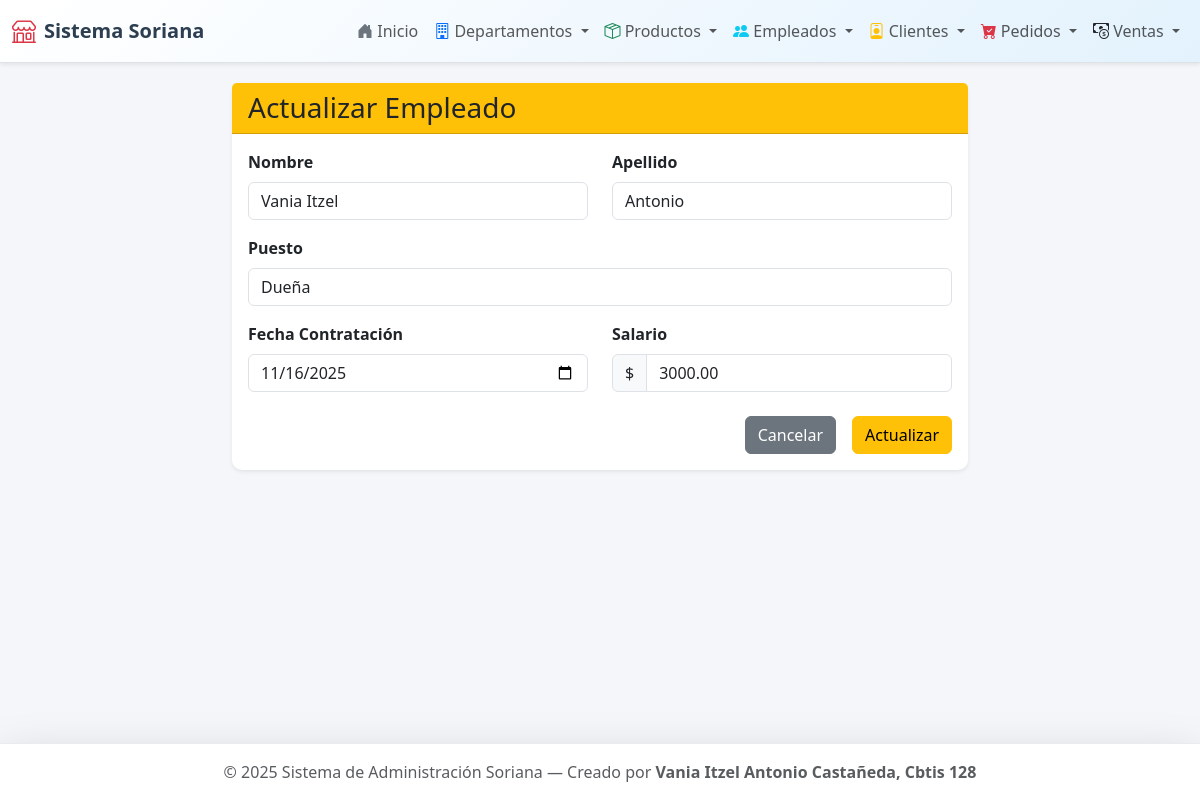
The app's page /empleados/actualizar/1/ with its own data.
### app_Soriana/models.py (models this page shows, shortened)
class Empleados(models.Model):
    id = models.AutoField(primary_key=True)
    nombre = models.CharField(max_length=100)
    apellido = models.CharField(max_length=100)
    puesto = models.CharField(max_length=100)
    fecha_contratacion = models.DateField()
    salario = models.DecimalField(max_digits=10, decimal_places=2)

### app_Soriana/views.py (the view)
# urls.py: path('empleados/actualizar/<int:id>/', views.actualizar_Empleados, name='actualizar_Empleados'),
def actualizar_Empleados(request, id):
    empleado = get_object_or_404(Empleados, id=id)
    return render(request, 'Empleados/actualizar_Empleados.html', {'empleado': empleado})

### app_Soriana/templates/Empleados/actualizar_Empleados.html (shortened to what this page needs)
{% extends "base.html" %}
{% block content %}
<div class="row justify-content-center">
    <div class="col-md-8">
        <div class="card shadow-sm">
            <div class="card-header bg-warning text-dark">
                <h3 class="mb-0">Actualizar Empleado</h3>
            </div>
            <div class="card-body">
                <form action="{% url 'realizar_actualizacion_Empleados' empleado.id %}" method="POST">
                    <div class="row mb-3">
                        <div class="col">
                            <label class="form-label fw-bold">Nombre</label>
                            <input type="text" name="nombre" value="{{ empleado.nombre }}" class="form-control" required>
                        </div>
                        <div class="col">
                            <label class="form-label fw-bold">Apellido</label>
                            <input type="text" name="apellido" value="{{ empleado.apellido }}" class="form-control" required>
                        </div>
                    </div>
                    <div class="mb-3">
                        <label class="form-label fw-bold">Puesto</label>
                        <input type="text" name="puesto" value="{{ empleado.puesto }}" class="form-control" required>
                    </div>
                    <div class="row mb-3">
                        <div class="col">
                            <label class="form-label fw-bold">Fecha Contratación</label>
                            <input type="date" name="fecha_contratacion" value="{{ empleado.fecha_contratacion|date:'Y-m-d' }}" class="form-control" required>
                        </div>
                        <div class="col">
                            <label class="form-label fw-bold">Salario</label>
                            <div class="input-group">
                                <span class="input-group-text">$</span>
                                <input type="number" step="0.01" name="salario" value="{{ empleado.salario }}" class="form-control" required>
                            </div>
                        </div>
                    </div>
                    <div class="d-grid gap-2 d-md-flex justify-content-md-end mt-4">
                        <a href="{% url 'inicio_Empleados' %}" class="btn btn-secondary me-md-2">Cancelar</a>
                        <button type="submit" class="btn btn-warning">Actualizar</button>
                    </div>
                </form>
            </div>
        </div>
    </div>
</div>
{% endblock %}

### app_Soriana/templates/base.html (style rules this page uses)
body { background-color: #f4f6f9; color: #444; font-family: 'Segoe UI', Tahoma, Geneva, Verdana, sans-serif; }
.card { border: none; border-radius: 10px; box-shadow: 0 4px 6px rgba(0,0,0,0.05); }

### records on screen
Empleados: nombre "Vania Itzel", apellido "Antonio", puesto "Dueña", fecha_contratacion "11/16/2025", salario "3000.00"
